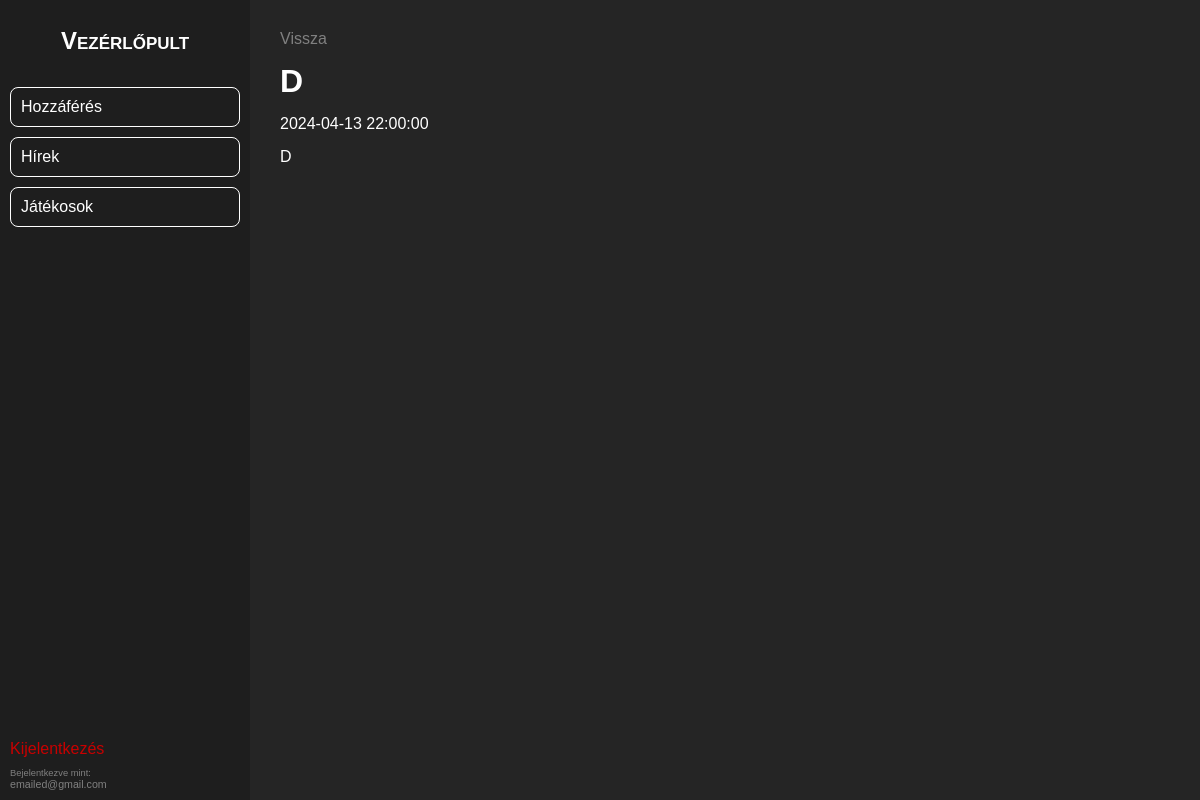
/admin/news/news_check.php?id=35 (signed in), run on the app's committed database.
### tables this page shows
CREATE TABLE IF NOT EXISTS `news` (
  `id` int NOT NULL AUTO_INCREMENT,
  `date` timestamp NOT NULL,
  `title` varchar(255) NOT NULL,
  `summary` text NOT NULL,
  `content` mediumtext NOT NULL,
  PRIMARY KEY (`id`)
);

### admin/news/news_check.php (the view, shortened to what this page needs)
} ?><?php
    include("../headers/header.php");
    ?>
<div class="pev-container">
    <a href="./news_existing.php" class="back-btn">Vissza</a>
    <?php
    $id = $_GET["id"];
    if ($id) {
        include("../../connect.php");
        $sqlSelectPost = "SELECT * FROM news WHERE id = $id";
        $result = mysqli_query($conn, $sqlSelectPost);
        while ($data = mysqli_fetch_array($result)) {
    ?>
            <h1><?php echo  $data['title']; ?></h1>
            <p><?php echo $data['date']; ?></p>
            <p><?php echo $data['content']; ?></p>
    <?php
        }
    } else {
        echo "Post Not Found";
    }
    ?>
</div>
<?php
include("../headers/footer.php");
?>

### admin/news/news_check.php (style rules this page uses)
.back-btn { color: gray; text-decoration: none; width: min-content; }
.pev-container { display: flex; padding: 30px; background-color: #252525; flex-direction: column; gap: 15px; color: #fff; width: 100vw; }

### data on the page
news: title "D", date "2024-04-13 22:00:00", content "D"

### other printed values
$_SESSION["email"] "emailed@gmail.com"
